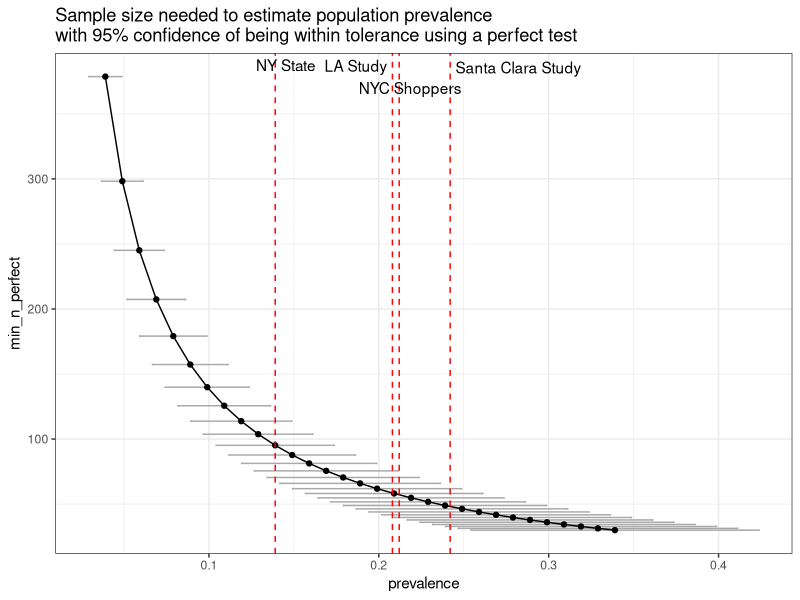
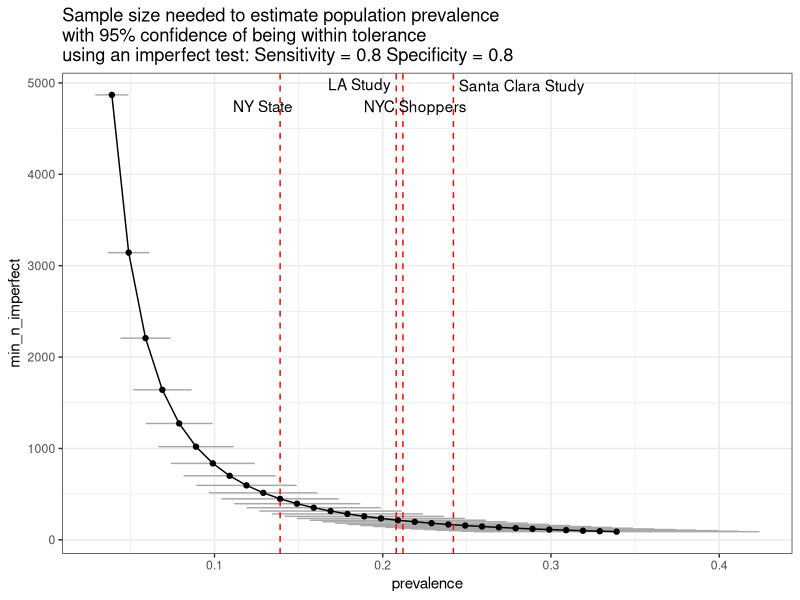
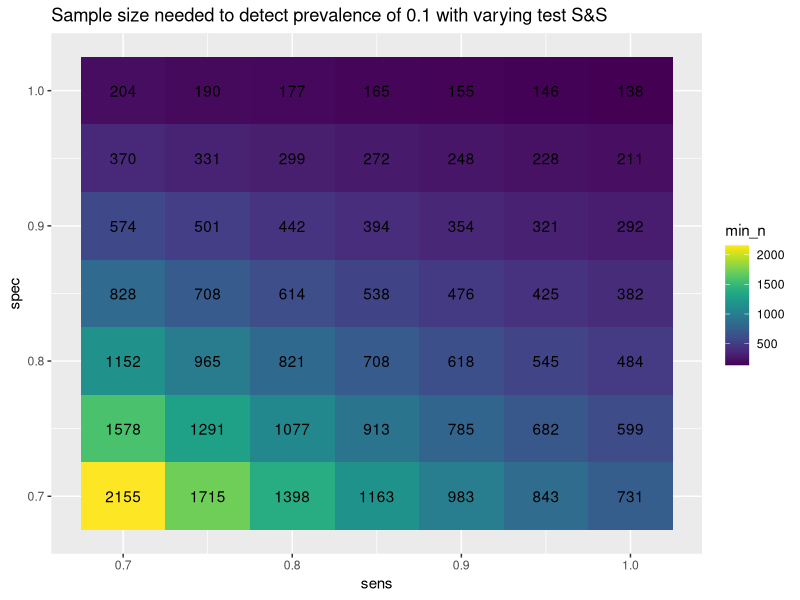

The R source for these figures, in order:
## ---- chunk 1
knitr::opts_chunk$set(echo = TRUE)
library(dplyr)
library(tidyr)
library(ggplot2)
library(ggrepel)
library(viridis)
require(cowplot)

## ---- chunk 2

# Set up data

# Dummy frame for reported prevalence values
reported_prev <- data.frame(
  area = c("NY State", "NYC Shoppers", "LA Study", "Santa Clara Study"),
  prev = c(0.139, 0.212, 0.208, 0.242)
)

# Z score for 95% CI
z = 1.96

# PREVALENCE RANGE 
# based on reported prevalences
min_prev = min(reported_prev$prev - 0.1)
max_prev = max(reported_prev$prev + 0.1)

# TOLERANCE LEVEL (ALLOWABLE ERROR)
# Conventionally, an ‘absolute’ allowable error margin d of ±5 % is chosen, 
# but, as is common in clinical practice, 
# if expected prevalence P is <10 %, 
# the 95 % confidence boundaries may cross 0, which is impractical.
# A common recommendation is to set d = P/2 for rare 
# and d = (1-P)/2 for very common conditions


# Data frame of prevalence, tolerance, and min n
# Use simple formula for perfect etst
# min_n_perfect: 95% chance of estimating true prevalence at min sample size

result_df <- data.frame(prevalence = seq(min_prev, max_prev, by = .01)) %>%
  mutate(tolerance = ifelse(prevalence < 0.1 | prevalence > 0.0,
                            prevalence/2,
                            0.05),
         min_n_perfect = ((z/tolerance)^2) * prevalence * (1 - prevalence))

# Plot estimates of prevalence vs min n
plot_perfect <- ggplot(data = result_df, 
       aes(x = prevalence, y = min_n_perfect)) +
    geom_errorbarh(aes(xmin = prevalence - tolerance/2, 
                     xmax = prevalence + tolerance/2),
                 color = "darkgray") +
  geom_point() +
  geom_line() +

  theme_bw() +
  geom_vline(xintercept = reported_prev$prev, 
             linetype = "dashed", 
             color = "red") +
  geom_text_repel(data = reported_prev,
                    aes(y = max(result_df$min_n_perfect),
                        x = prev,
                        label = area),
                    box.padding = 0.2,
                    arrow = arrow(ends = "last", length = unit(0.1, "cm"))
                   ) +
  ggtitle("Sample size needed to estimate population prevalence\nwith 95% confidence of being within tolerance using a perfect test")

plot_perfect

## ---- chunk 3

# Imperfect test - with sensitivity and specificity
# Rogan and Gladen 1978
# Assume normal approximation to binomial distribution

# Vary sensitivity and specificity
# For now hardcode values around Marson paper estimates
sens = 0.8
spec = 0.8

imp_result_df <- result_df %>%
 mutate(sens = sens,
        spec = spec,
        min_n_imperfect = (z/tolerance)^2 * 
          ((sens * prevalence) + (1 - spec)*(1 - prevalence)) * 
          (1 - (sens * prevalence) - (1 - spec)* (1 - prevalence)) / 
          (sens + spec - 1)^2
 )

plot_imperfect <- ggplot(data = imp_result_df, 
       aes(x = prevalence, y = min_n_imperfect)) +
    geom_errorbarh(aes(xmin = prevalence - tolerance/2, 
                     xmax = prevalence + tolerance/2),
                 color = "darkgray") +
  geom_point() +
  geom_line() +
  theme_bw() +
  geom_vline(xintercept = reported_prev$prev, 
             linetype = "dashed", 
             color = "red") +
  geom_text_repel(data = reported_prev,
                    aes(y = max(imp_result_df$min_n_imperfect),
                        x = prev,
                        label = area),
                    box.padding = 0.2,
                    arrow = arrow(ends = "last", length = unit(0.1, "cm"))
                   ) +
  ggtitle(paste0("Sample size needed to estimate population prevalence\nwith 95% confidence of being within tolerance\nusing an imperfect test: Sensitivity = ", sens, " Specificity = ", spec))

plot_imperfect


## ---- chunk 4

# Use same formula for imperfect test as in Q2
# Set prevalence to 0.1 

# Reported sensitivity and specificity of tests
# Fill in with real data
reported_ss <- data.frame(
  test = c("test1", "test2", "test3"),
  sens = c(0.8,0.9,1),
  spec = c(0.8,0.9,1)
)

set_prev = 0.1
# Now vary sensitivity and specificity

q3_result_df <- data.frame(
  sens = seq(0.7,1, by = 0.05),
  spec = seq(0.7,1, by = 0.05)) %>%
  complete(sens, spec) %>%
 mutate(
   prevalence = set_prev,
   tolerance = ifelse(prevalence < 0.1 | prevalence > 0.0,
                            prevalence/2,
                            0.05),
   min_n = (z/tolerance)^2 * 
          ((sens * prevalence) + (1 - spec)*(1 - prevalence)) * 
          (1 - (sens * prevalence) - (1 - spec)* (1 - prevalence)) / 
          (sens + spec - 1)^2
 )

plot_q3 <- ggplot(data = q3_result_df, 
       aes(x = sens, y = spec)) +
  geom_tile(aes(fill = min_n, label = min_n)) +
  geom_text(aes(label = round(min_n, digits = 0))) +
  ggtitle(paste0("Sample size needed to detect prevalence of ", 
                 set_prev, " with varying test S&S")) +
  scale_fill_viridis(discrete = F)

plot_q3
